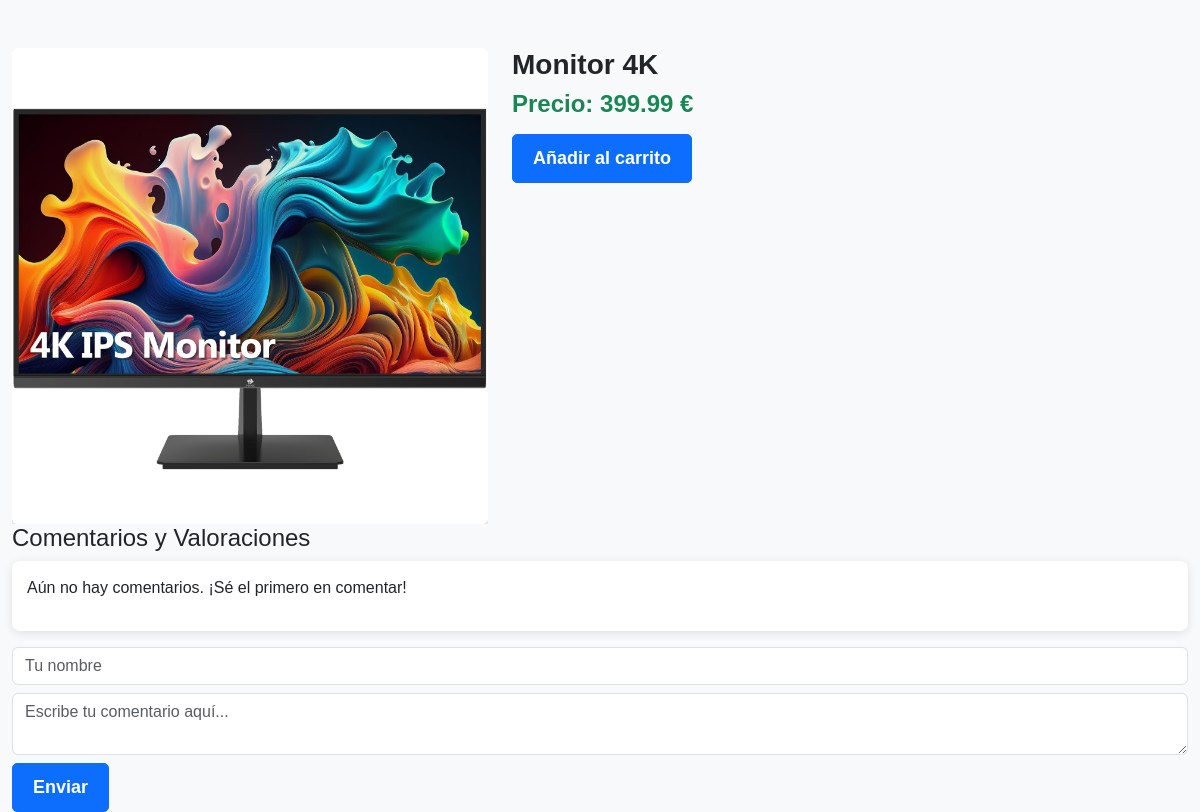
The page /detalle.php?id=2 on the database its author committed.
### tables this page shows
CREATE TABLE productos (
    id INT AUTO_INCREMENT PRIMARY KEY,
    nombre VARCHAR(255) NOT NULL,
    descripcion TEXT,
    precio DECIMAL(10,2),
    imagen VARCHAR(255) DEFAULT NULL,
    created_at TIMESTAMP DEFAULT CURRENT_TIMESTAMP
);

### include/producto.php (called while the page is built, shortened)
<?php
class Producto {
    public static function obtenerProductoPorId($conn, $id) {
        $stmt = $conn->prepare("SELECT p.*,
                                        COALESCE((SELECT AVG(valor) FROM votos WHERE producto_id = p.id), 0) AS media,
                                        COALESCE((SELECT COUNT(*) FROM votos WHERE producto_id = p.id), 0) AS total_votos
                                 FROM productos p WHERE p.id = ?");
        $stmt->bind_param("i", $id);
        $stmt->execute();
        return $stmt->get_result()->fetch_assoc();
    }
}
?>

### detalle.php (the view, shortened to what this page needs)
<?php
require 'include/conexion.php';
require 'include/producto.php';
$producto_id = $_GET['id'];
$producto = Producto::obtenerProductoPorId($conn, $producto_id);
$query = $conn->prepare("SELECT comentarios.comentario, comentarios.fecha, usuarios.nombre
                         FROM comentarios
                         LEFT JOIN usuarios ON comentarios.usuario_id = usuarios.id
                         WHERE comentarios.producto_id = ?
                         ORDER BY comentarios.fecha DESC");
$query->bind_param("i", $producto_id);
$query->execute();
$result = $query->get_result();
$comentarios_existentes = $result->num_rows > 0;
?>
<!DOCTYPE html>
<html lang="es">
<head>
    <link rel="stylesheet" href="https://cdn.jsdelivr.net/npm/bootstrap@5.3.0/dist/css/bootstrap.min.css">
    <link rel="stylesheet" href="css/detalle.css">
</head>
<body>
<div class="container-fluid mt-5">
    <div class="row">
        <div class="col-md-6 col-lg-5 text-center">
            <div class="imagen-container">
                <?php if (!empty($producto['imagen'])): ?>
                    <img src="<?= htmlspecialchars($producto['imagen']) ?>" class="img-fluid rounded shadow detalle-imagen" alt="<?= htmlspecialchars($producto['nombre']) ?>">
                <?php else: ?>
                    <img src="images/no-image.png" class="img-fluid rounded shadow detalle-imagen" alt="Imagen no disponible">
                <?php endif; ?>
            </div>
        </div>
        <div class="col-md-6 col-lg-7">
    <h2><?= htmlspecialchars($producto['nombre']) ?></h2>
    <h4 class="text-success">Precio: <?= number_format($producto['precio'], 2) ?> €</h4>
    <button class="btn btn-primary mt-2" onclick="añadirAlCarrito(<?= $producto_id ?>)">Añadir al carrito</button>
</div>
    </div>
    <h4>Comentarios y Valoraciones</h4>
    <div id="comentarios">
        <?php if ($comentarios_existentes):
            while ($comentario = $result->fetch_assoc()): ?>
                <div class="border p-3 mb-2">
                    <strong><?= htmlspecialchars($comentario['nombre'] ?? 'Anónimo') ?></strong>
                    <span class="text-muted small"> - <?= date("d/m/Y H:i", strtotime($comentario['fecha'])) ?></span>
                    <p><?= htmlspecialchars($comentario['comentario']) ?></p>
                </div>
            <?php endwhile;
        else: ?>
            <p id="sinComentarios">Aún no hay comentarios. ¡Sé el primero en comentar!</p>
        <?php endif; ?>
    </div>
    <form id="formComentario" class="mt-3">
        <input type="text" class="form-control" id="nombre_usuario" name="nombre_usuario" placeholder="Tu nombre" required>
        <textarea class="form-control mt-2" id="comentario" name="comentario" placeholder="Escribe tu comentario aquí..." required></textarea>
        <button type="submit" class="btn btn-primary mt-2">Enviar</button>
    </form>
</div>
</body>
</html>

### css/detalle.css (style rules this page uses)
body { background-color: #f8f9fa; font-family: Arial, sans-serif; }
.detalle-imagen { width: auto !important; max-width: 100% !important; height: auto !important; object-fit: contain !important; }
.imagen-container { width: 100% !important; max-width: none !important; height: auto !important; display: flex; align-items: center; justify-content: center; overflow: hidden; }
h2 { font-size: 28px; font-weight: bold; }
.text-success { font-size: 24px; font-weight: bold; }
.btn-primary { font-size: 18px; padding: 10px 20px; border-radius: 5px; font-weight: bold; }
#comentarios { max-height: 300px; overflow-y: auto; background-color: #ffffff; padding: 15px; border-radius: 8px; box-shadow: 0 2px 10px rgba(0, 0, 0, 0.1); }

### rows shown on the page
productos: imagen (picture), nombre "Monitor 4K", precio "399.99"
